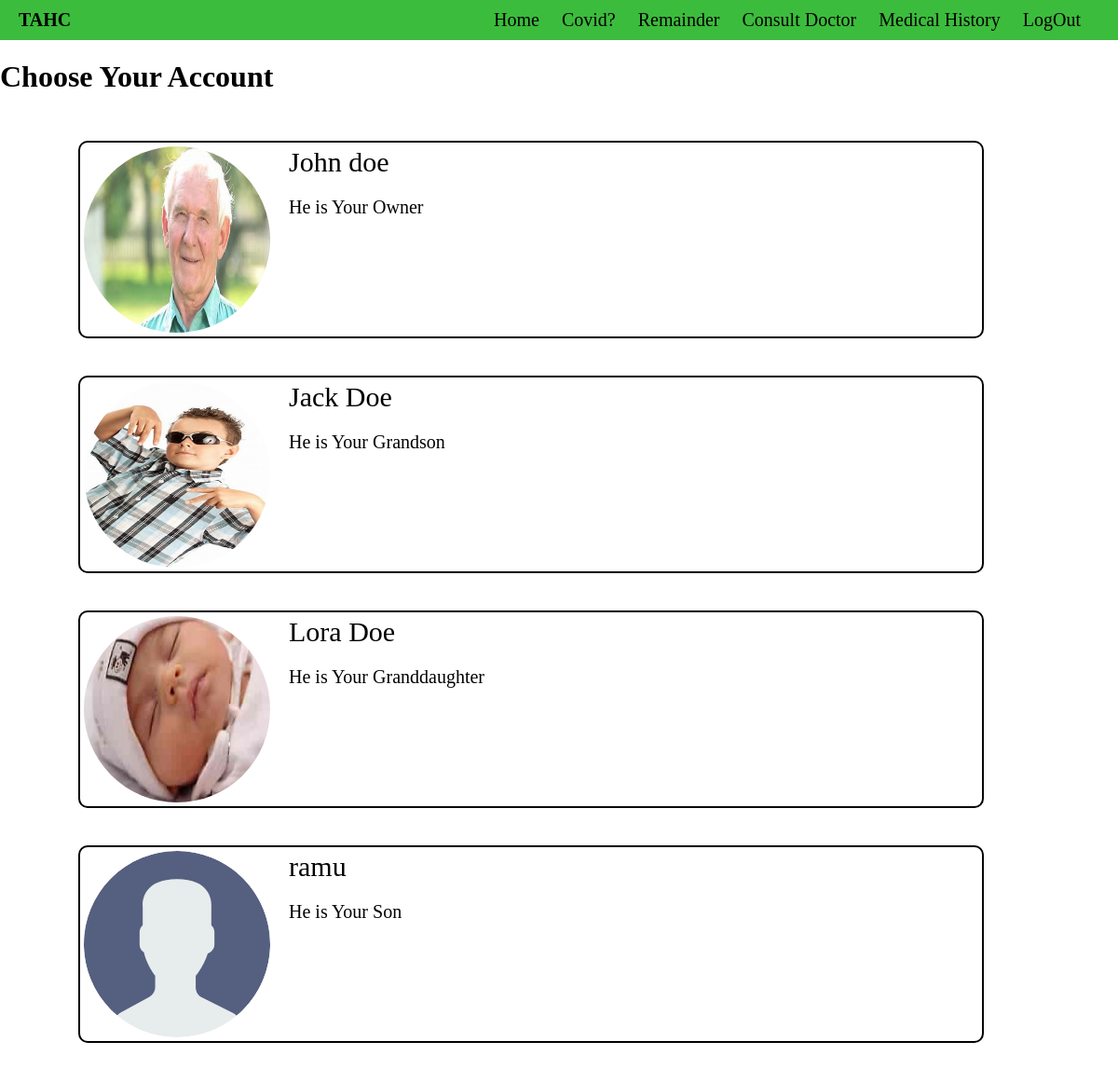
/choice_acc/ (signed in), run on the app's committed database.
### Health/models.py (models this page shows, shortened)
class Patient(models.Model):
    host = models.ForeignKey(User, on_delete=models.CASCADE, null=True)
    user_name = models.CharField(max_length=30)
    profile_pic = models.ImageField( null=True, default="avater.svg")
    Date_of_birth = models.DateField(null=True)
    user_relationship = models.CharField(max_length=30)
    father_name = models.CharField(max_length=30)
    mother_name = models.CharField(max_length=30)
    street = models.CharField(max_length=100)
    city = models.CharField(max_length=30)
    state = models.CharField(max_length=30)
    country = models.CharField(max_length=30)

### Health/views.py (the view)
# urls.py: path('choice_acc/',views.choice_acc,name = "choice_acc"),
def choice_acc(request):
    form = Patient.objects.filter(host=request.user)
    context = {"form": form}
    return render(request, "Health/choice_acc.html", context)

### Health/templates/Health/choice_acc.html
{% extends 'main.html' %}
{% block content%}
<h1>Choose Your Account</h1>
<div class="choice_acc">
    {%for field in form %}
    <div class="parent_choice_acc">
        <div class="left">
            <img src="{{field.profile_pic.url}}" alt="" ,width="100px">
        </div>
        <div class="child_acc">
            <a href="{% url 'patient_profile' field.user_name%}">
                {{field.user_name}}
            </a>
            <p>He is Your {{field.user_relationship}}</p>
        </div>
    </div>
    {% endfor %}
</div>
{% endblock %}

### templates/main.html (shortened to what this page needs)
<!DOCTYPE html>
{% load static %}
<html lang="en">
<head>
    <link rel="stylesheet" href="{% static 'styles/main.css' %}"/>
</head>
<body>
  {% include 'navbar.html'%}
  {% block content %}
  {% endblock %}
</body>
</html>

### templates/navbar.html
<nav>
    <div class="left-side">
      <a href="#">TAHC</a>
    </div>
    <div class="right-side">
      <a href="{% url 'home' %}">Home</a>
      <a href="{% url 'predict'  %}" id="login-link">Covid?</a>
      <a href="{% url 'see_remainder' %}">Remainder</a>
      <a href="{% url 'consult_doctor' %}">Consult Doctor</a>
      <a href="{% url 'all_medical_history' %}">Medical History</a>
      {% if request.user.is_authenticated %}
      <a href="{% url 'log_out'  %}" id="login-link">LogOut</a>
      {%else %}
      <a href="{% url 'log_in'  %}" id="login-link">LogIn</a>
      {% endif%}
    </div>
  </nav>

### static/styles/main.css (style rules this page uses)
body { margin: 0px; padding: 0px; }
nav { display: flex; justify-content: space-between; align-items: center; padding: 10px 20px; background-color: #3cbc3c; color: rgb(47, 226, 47); }
.left-side a { font-size: 20px; font-weight: 700; color: black; text-decoration: none; margin-right: 20px; }
.right-side a { font-size: 20px; color: black; text-decoration: none; margin-right: 20px; }
.choice_acc { margin: 30px; display: flex; align-items: center; flex-direction: column; width: 90vw; }
.choice_acc .parent_choice_acc { display: flex; margin: 20px 20px; padding: 4px; border: 2px solid black; border-radius: 10px; width: 80vw; }
.choice_acc .left { display: flex; justify-content: space-around; align-items: space-around; }
.choice_acc .left img { border-radius: 50%; width: 200px; height: 200px; }
.choice_acc .child_acc { width: 40vw; margin: 0px 20px; }
.choice_acc .child_acc a { text-decoration: none; color: black; font-size: 30px; }
.choice_acc .child_acc p { font-size: 20px; }

### data on the page
Patient: profile_pic (picture), user_name "John doe", user_relationship "Owner"
Patient: profile_pic (picture), user_name "Jack Doe", user_relationship "Grandson"
Patient: profile_pic (picture), user_name "Lora Doe", user_relationship "Granddaughter"
Patient: profile_pic (picture), user_name "ramu", user_relationship "Son"
